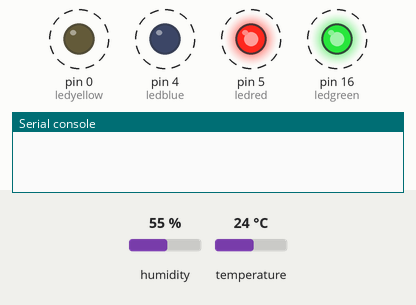
Recording of a program running on a simulated MicroPython board. On the bench: output pins drawn as LEDs (lit = HIGH), the last lines printed to the serial console. Dashed ring = blinking. Inputs (shaded band) come from the test bench; at power-on: humidity 55 %, temperature 24 °C.

Above: at 1.26 s.
1.3 s: humidity set to 68 %
At 4.6 s:
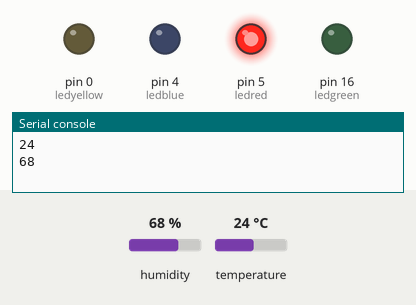
4.8 s: humidity set to 64 %
At 6.2 s:
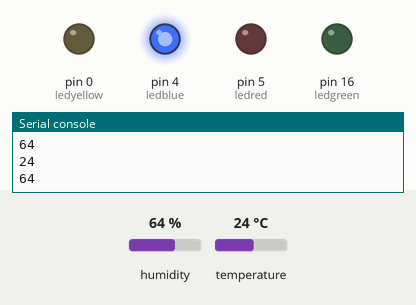
6.5 s: humidity set to 88 %
At 8.2 s:
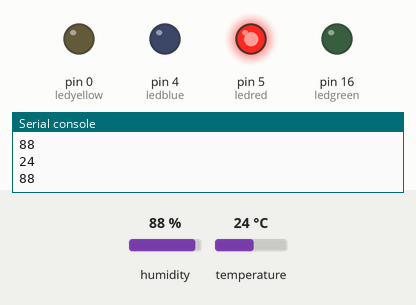
8.5 s: humidity set to 22 %
At 10.4 s:
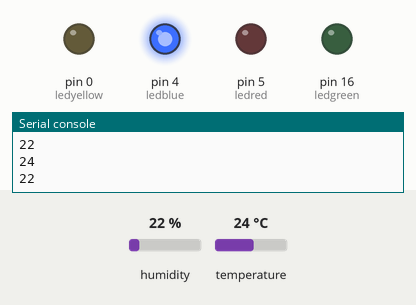
Timing chart, 0 to 11.6 s (numbered marks = the images above; inputs shaded):
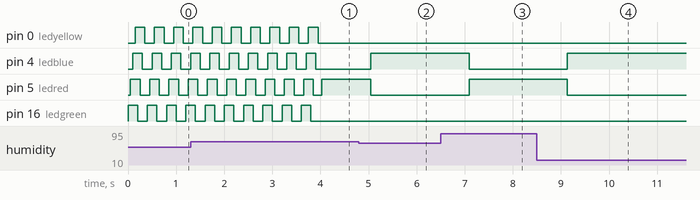

Measured:
- the behaviour switches between 66 and 65 % on humidity (found by bisection; images 1 and 2)
- after the input at 1.3 s, pin 4 (ledblue): goes on until 3.9 s, then stays LOW
- after the input at 4.8 s, pin 4 (ledblue): LOW → HIGH after 0.25 s; pin 5 (ledred): HIGH → LOW after 0.25 s
- after the input at 6.5 s, pin 4 (ledblue): HIGH → LOW after 0.59 s; pin 5 (ledred): LOW → HIGH after 0.59 s
- after the input at 8.5 s, pin 4 (ledblue): LOW → HIGH after 0.64 s; pin 5 (ledred): HIGH → LOW after 0.64 s
- by itself, pin 0 (ledyellow): alternates HIGH for 0.20 s and LOW for 0.20 s, 14 changes in all, then stays LOW
- by itself, pin 4 (ledblue): alternates HIGH for 0.20 s and LOW for 0.20 s
- by itself, pin 5 (ledred): alternates HIGH for 0.20 s and LOW for 0.20 s, 14 changes in all, then stays HIGH

The program:

qqcoisa.py
```python
from machine import Pin
import time
import dht

ledgreen = Pin(16, Pin.OUT)
ledred = Pin(5, Pin.OUT)
ledblue = Pin(4, Pin.OUT)
ledyellow = Pin(0, Pin.OUT)

for i in range(10):
  ledgreen(1)
  time.sleep(0.05)
  ledred(1)
  time.sleep(0.05)
  ledblue(1)
  time.sleep(0.05)
  ledyellow(1)
  time.sleep(0.05)
  ledgreen(0)
  time.sleep(0.05)
  ledred(0)
  time.sleep(0.05)
  ledblue(0)
  time.sleep(0.05)
  ledyellow(0)
  time.sleep(0.05)

d = dht.DHT11(Pin(2))
i = 1
while i == 1:
  d.measure()
  humidity = d.humidity()
  if humidity > 65:
    ledred(1)
    ledblue(0)
  else:
    ledred(0)
    ledblue(1)
  print(d.temperature())
  print(d.humidity())
  time.sleep(1)
```
